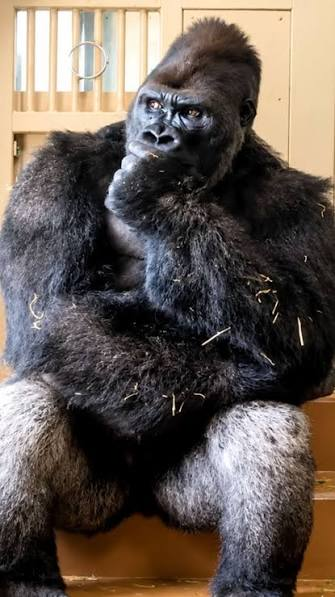
#> input picture imagenes/Gorila.jpg, 335 x 597 px, found by its file name
$ python p8_Gorila_1388.py
#> lines starting #> are read from the running program, lines starting #| are printed output that depends on the picture
import cv2
# David Barrera NC = 1388
# Cargar la imagen
imagen = cv2.imread("Gorila.jpg")
#> imagen is the input picture: shape (597, 335, 3); mean B, G, R 83.4, 90.9, 101.6

# Verificar que la imagen se haya cargado
if imagen is None:
    print("No se pudo cargar la imagen. Asegúrate de que 'Gorila.jpg' esté en el mismo directorio.")
    exit()

# Aplicar filtro Gaussiano
imagen_suavizada = cv2.GaussianBlur(
    imagen,
    (7, 7),
    0
)
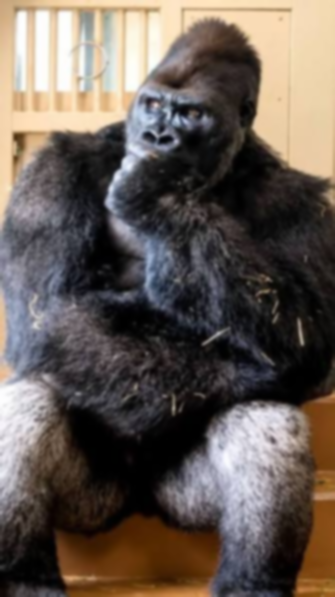
#> imagen_suavizada: shape (597, 335, 3); mean B, G, R 83.4, 90.9, 101.6

# Mostrar imágenes
cv2.imshow("original NC = 1388", imagen)
cv2.imshow("Filtro Gaussiano NC = 1388", imagen_suavizada)

# Guardar el resultado procesado
nombre_salida = "Gorila.jpg"  # Si prefieres guardarlo en la carpeta resultados, usa: "../resultados/Gorila.jpg"

cv2.imwrite(
    nombre_salida,
    imagen_suavizada
)

print("Filtro Gaussiano aplicado correctamente.")
print("Resultado guardado en:")
print(nombre_salida)

# Esperar una tecla
cv2.waitKey(0)

# Cerrar ventanas
cv2.destroyAllWindows()

print("Imagen Gorila David Barrera NC = 1388")
